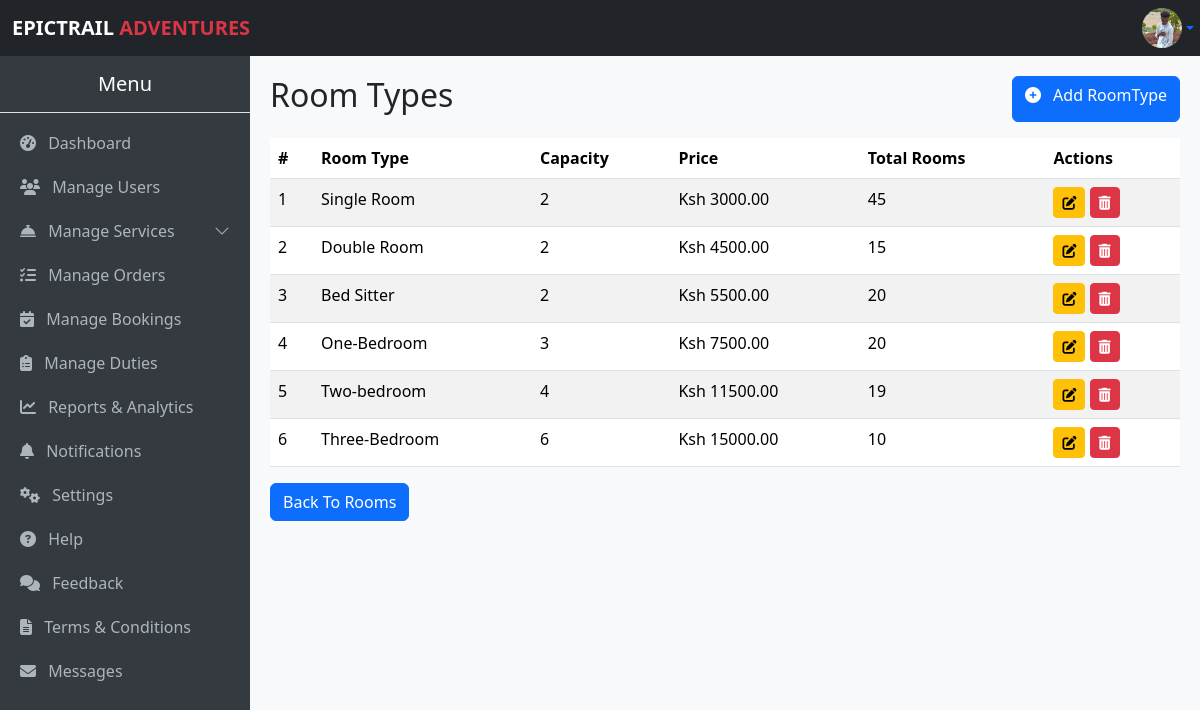
Page /room-types/ (signed in) on the committed database.
### myApp/models.py (models this page shows, shortened)
class Profile(models.Model):
    profile_user = models.OneToOneField(User, on_delete=models.CASCADE)
    profile_phone = models.CharField(max_length=15, blank=True, null=True)
    profile_photo = models.ImageField(upload_to='profile_photos/', null=True, blank=True)

class RoomType(models.Model):
    roomType_name = models.CharField(max_length=100, unique=True)
    roomType_description = models.TextField(blank=True)
    roomType_capacity = models.PositiveIntegerField()
    roomType_price_per_night = models.DecimalField(max_digits=8, decimal_places=2)
    roomType_total_rooms = models.PositiveIntegerField(default=1)
    roomType_available = models.BooleanField(default=True)

### myApp/views.py (the view)
# urls.py: path('room-types/', views.room_types, name='room_types'),
@login_required
@user_passes_test(lambda u: u.is_staff or u.is_superuser)
def room_types(request):
    room_types = RoomType.objects.all().order_by('roomType_price_per_night')
    return render(request, 'room_type.html', {'room_types': room_types})

### myApp/context_processors.py (called while the page is built)
def total_users(request):
    return {'total_users': User.objects.count()}

def total_bookings(request):
    return {'total_bookings': Booking.objects.count()}

def total_amount(request):
    total = 0
    if request.user.is_authenticated:
        bookings = Booking.objects.all()  # optionally filter by user=request.user
        booking_total = sum(booking.amount_required for booking in bookings)
        food_orders = FoodOrder.objects.all()  # optionally filter by user=request.user
        food_total = sum(order.total_price() for order in food_orders)  # <- call the method
        total = booking_total + food_total
    return {'total_amount': total}

def total_cost(request):
    if not request.user.is_authenticated:
        return {
            'user_bookings': [],
            'user_total_amount': 0,
        }
    bookings = Booking.objects.filter(booking_user=request.user).prefetch_related(
        'booking_activities', 'booking_packages', 'booking_rooms', 'booking_food', 'booking_tours'
    )
    total_amount = sum(b.amount_required for b in bookings)
    return {
        'user_bookings': bookings,
        'user_total_amount': total_amount,
    }

### myApp/models.py (called while the page is built)
    @property
    def nights_spent(self):
        if self.booking_check_in and self.booking_check_out:
            days = (self.booking_check_out - self.booking_check_in).days
            return max(days, 1)
        return 1

    @property
    def amount_required(self):
        pax = self.booking_pax
        room_cost = sum(
            room.room_room_type.roomType_price_per_night * pax * self.nights_spent
            for room in self.booking_rooms.all()
        )
        activities_cost = sum(
            a.activity_price_per_person * pax for a in self.booking_activities.all()
        )
        package_cost = sum(
            p.package_price_per_person * pax for p in self.booking_packages.all()
        )
        food_cost = sum(
            f.food_price_per_person * pax for f in self.booking_food.all()
        )
        tour_cost = sum(
            t.tour_price_per_person * pax for t in self.booking_tours.all()
        )
        return room_cost + activities_cost + package_cost + food_cost + tour_cost

    def total_price(self):
        return self.foodOrder_food.food_price_per_person * self.foodOrder_quantity

### myApp/templates/room_type.html (shortened to what this page needs)
{% extends 'base.admin.html' %}
{% block content %}
<div class="d-flex justify-content-between mb-3">
    <h2>Room Types</h2>
    <a href="{% url 'add_room_type' %}" class="btn btn-primary"><i class="fas fa-plus-circle me-2"></i> Add RoomType</a>
</div>
<table class="table table-striped">
    <thead>
        <tr>
            <th>#</th>
            <th>Room Type</th>
            <th>Capacity</th>
            <th>Price</th>
            <th>Total Rooms</th>
            <th>Actions</th>
        </tr>
    </thead>
    <tbody>
        {% for room_type in room_types %}
        <tr>
            <td>{{ forloop.counter }}</td>
            <td>{{ room_type.roomType_name }}</td>
            <td>{{ room_type.roomType_capacity }}</td>
            <td>Ksh {{ room_type.roomType_price_per_night }}</td>
            <td>{{ room_type.roomType_total_rooms }}</td>
            <td>
                <a href="{% url 'edit_room_type' room_type.id %}" class="btn btn-warning btn-sm">
                    <i class="fas fa-edit"></i>
                </a>
                <form method="POST" action="{% url 'delete_room_type' room_type.id %}" style="display:inline;">
                    <button type="submit"
                            class="btn btn-danger btn-sm"
                            onclick="return confirm('Are you sure you want to delete this room type: {{ room_type.roomType_name }}?');">
                        <i class="fas fa-trash-alt"></i>
                    </button>
                </form>
            </td>
        </tr>
        {% endfor %}
    </tbody>
</table>
<a href="{% url 'list_rooms' %}" class="btn btn-primary">Back To Rooms</a>
{% endblock %}

### myApp/templates/base.admin.html (shortened to what this page needs)
<!DOCTYPE html>
<html lang="en">
<head>
    <link href="https://cdn.jsdelivr.net/npm/bootstrap@5.3.3/dist/css/bootstrap.min.css" rel="stylesheet">
    <link rel="stylesheet" href="https://cdn.jsdelivr.net/npm/bootstrap-icons@1.11.3/font/bootstrap-icons.css">
    <link rel="stylesheet" href="https://cdnjs.cloudflare.com/ajax/libs/font-awesome/6.5.2/css/all.min.css">
</head>
<body>
    <nav class="navbar navbar-expand-lg navbar-dark bg-dark">
        <div class="container-fluid">
            <a class="navbar-brand" href="#"><strong>EPICTRAIL <span class="text-danger">ADVENTURES</span></strong></a>
            <div class="d-flex align-items-center">
                <div class="dropdown ms-2">
                    <a class="d-flex align-items-center justify-content-center dropdown-toggle"
                        type="button"
                        id="profileDropdown"
                        data-bs-toggle="dropdown"
                        aria-expanded="false"
                        style="width: 40px; height: 40px;"
                        title="Manage Profile">
                        {% if user.profile.profile_photo %}
                            <img src="{{ user.profile.profile_photo.url }}" alt="{{ user.username }}" class="rounded-circle" width="40" height="40">
                        {% else %}
                            <i class="bi bi-person"></i>
                        {% endif %}
                    </a>
                </div>
            </div>
        </div>
    </nav>
    <div class="collapse d-lg-block sidebar" id="sidebarMenu">
        <h5 class="text-center py-3 border-bottom">Menu</h5>
        <a href="{% url 'admin_dashboard' %}"><i class="fas fa-tachometer-alt me-2"></i> Dashboard</a>
        <a href="{% url 'users' %}"><i class="fas fa-users me-2"></i> Manage Users</a>
        <a class="d-flex justify-content-between align-items-center" data-bs-toggle="collapse" href="#servicesMenu" role="button" aria-expanded="false" aria-controls="servicesMenu">
            <span><i class="fas fa-concierge-bell me-2"></i> Manage Services</span>
            <i class="bi bi-chevron-down"></i>
        </a>
        <a href="{% url 'manage_orders' %}"><i class="fas fa-tasks me-2"></i> Manage Orders</a>
        <a href="{% url 'booking_list' %}"><i class="fas fa-calendar-check me-2"></i> Manage Bookings</a>
        <a href="{% url 'duties' %}"><i class="fas fa-clipboard-list me-2"></i> Manage Duties</a>
        <a href="{% url 'reports_analytics' %}"><i class="fas fa-chart-line me-2"></i> Reports & Analytics</a>
        <a href="{% url 'notifications' %}"><i class="fas fa-bell me-2"></i> Notifications</a>
        <a href="{% url 'system_settings' %}"><i class="fas fa-cogs me-2"></i> Settings</a>
        <a href="#"><i class="fas fa-question-circle me-2"></i> Help</a>
        <a href="#"><i class="fas fa-comments me-2"></i> Feedback</a>
        <a href="#"><i class="fas fa-file-alt me-2"></i> Terms & Conditions</a>
        <a href="#"><i class="fas fa-envelope me-2 mb-5"></i> Messages</a>
    </div>
    <div class="content">
        {% block content %}{% endblock %}
    </div>
</body>
</html>

### myApp/templates/base.admin.html (style rules this page uses)
body { margin: 0; padding: 0; }
.navbar { position: fixed; top: 0; left: 0; width: 100%; z-index: 1030; }
.sidebar { position: fixed; top: 56px; left: 0; width: 250px; height: calc(100vh - 56px); background-color: #343a40; color: #fff; overflow-y: auto; }
.sidebar a { color: #adb5bd; text-decoration: none; display: block; padding: 10px 20px; }
.content { margin-top: 56px; margin-left: 250px; padding: 20px; background-color: #f8f9fa; min-height: calc(100vh - 56px); }

### rows in the picture
RoomType: roomType_name "Single Room", roomType_capacity "2", roomType_price_per_night "3000.00", roomType_total_rooms "45"
RoomType: roomType_name "Double Room", roomType_capacity "2", roomType_price_per_night "4500.00", roomType_total_rooms "15"
RoomType: roomType_name "Bed Sitter", roomType_capacity "2", roomType_price_per_night "5500.00", roomType_total_rooms "20"
RoomType: roomType_name "One-Bedroom", roomType_capacity "3", roomType_price_per_night "7500.00", roomType_total_rooms "20"
RoomType: roomType_name "Two-bedroom", roomType_capacity "4", roomType_price_per_night "11500.00", roomType_total_rooms "19"
RoomType: roomType_name "Three-Bedroom", roomType_capacity "6", roomType_price_per_night "15000.00", roomType_total_rooms "10"
